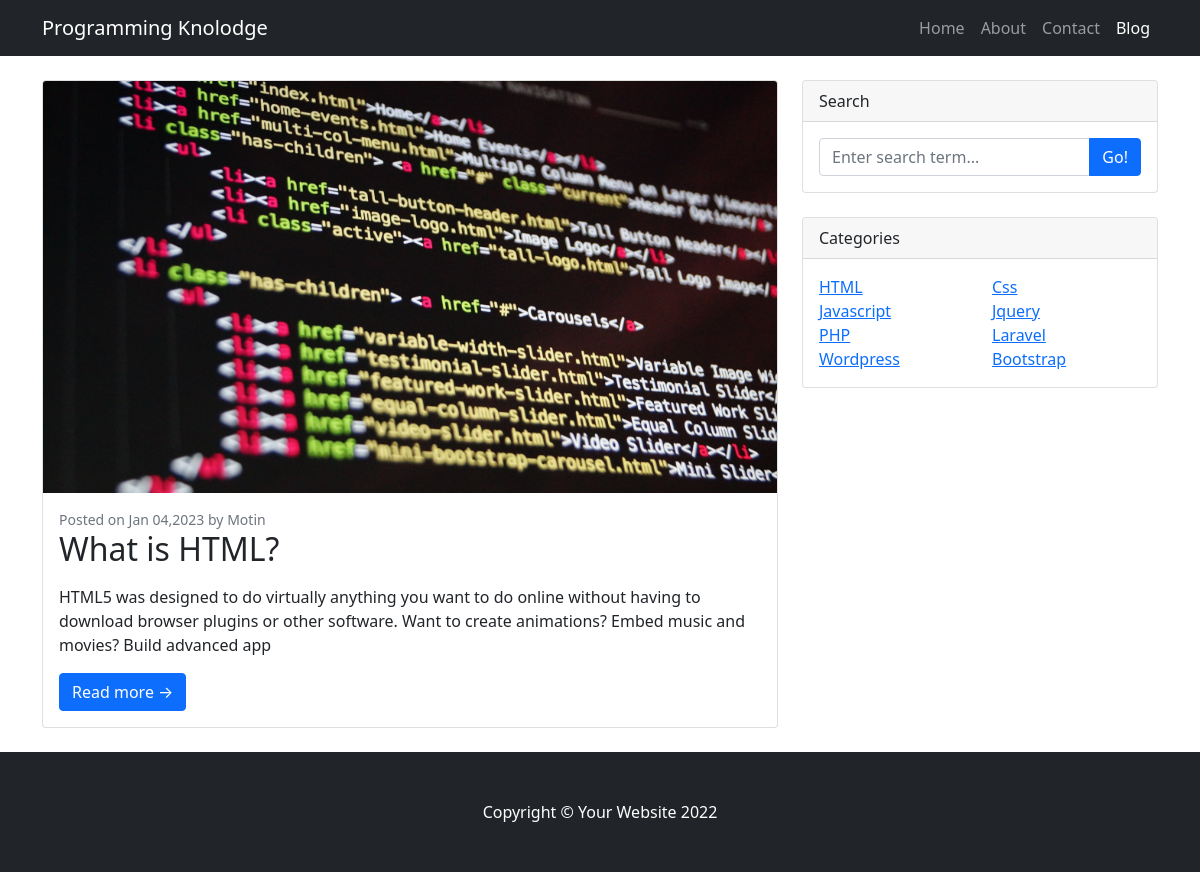
/category.php?category=html, run on the app's committed database.
### tables this page shows
CREATE TABLE `posts` (
  `id` int(5) NOT NULL,
  `cat_id` int(5) NOT NULL,
  `title` varchar(500) NOT NULL,
  `slug` varchar(500) NOT NULL,
  `content` longtext NOT NULL,
  `image` varchar(100) NOT NULL,
  `status` varchar(100) NOT NULL DEFAULT 'active',
  `user_id` int(5) NOT NULL,
  `created_at` timestamp NOT NULL DEFAULT current_timestamp(),
  `updated_at` timestamp NOT NULL DEFAULT current_timestamp() ON UPDATE current_timestamp()
);

CREATE TABLE `users` (
  `id` int(5) NOT NULL,
  `name` varchar(100) NOT NULL,
  `email` varchar(100) NOT NULL,
  `password` varchar(100) NOT NULL,
  `profile` varchar(100) NOT NULL,
  `status` varchar(100) NOT NULL DEFAULT 'active',
  `created_at` timestamp NOT NULL DEFAULT current_timestamp(),
  `updated_at` timestamp NOT NULL DEFAULT current_timestamp() ON UPDATE current_timestamp()
);

CREATE TABLE `categories` (
  `id` int(5) NOT NULL,
  `name` varchar(100) NOT NULL,
  `slug` varchar(100) NOT NULL,
  `status` varchar(100) NOT NULL DEFAULT 'active',
  `create_by` varchar(100) NOT NULL,
  `create_at` timestamp NOT NULL DEFAULT current_timestamp(),
  `update_at` timestamp NOT NULL DEFAULT current_timestamp() ON UPDATE current_timestamp()
);

### category.php (the view, shortened to what this page needs)
<?php
require_once "header.php";
if(isset($_GET["category"])){
    $slug = $_GET["category"];
    $category = mysqli_query($con, "SELECT * FROM `categories` WHERE `slug` = '$slug' ");
    $row = mysqli_fetch_assoc($category);
    $cat_id = $row["id"];
    $post = mysqli_query($con, "SELECT * FROM `posts` WHERE `cat_id` = '$cat_id' ");
}
?>
        <div class="container mt-4">
            <div class="row">
                <div class="col-lg-8">
                    <?php foreach($post as $row):
                    $user_id = $row["user_id"];
                    $user_info = mysqli_query($con, "SELECT * FROM `users` WHERE `id` = '$user_id' ");
                    $user_row = mysqli_fetch_assoc($user_info);
                    ?>
                    <div class="card mb-4">
                        <a href="#!"><img class="card-img-top" src="images/post/<?= $row['image']; ?>" alt="..." /></a>
                        <div class="card-body">
                            <div class="small text-muted">Posted on <?= date("M d,Y", strtotime($row["created_at"])); ?> by <?= $user_row["name"]; ?></div>
                            <h2 class="card-title"><?= $row["title"]; ?></h2>
                            <p class="card-text"><?= substr($row["content"], 0,200); ?></p>
                            <a class="btn btn-primary" href="post.php?page=<?= $row['slug']; ?>">Read more →</a>
                        </div>
                    </div>
                    <?php endforeach; ?>
                </div>
                <?php require_once "side-bar.php"; ?>
            </div>
        </div>
<?php require_once "footer.php"; ?>

### side-bar.php
<div class="col-lg-4">
    <div class="card mb-4">
        <div class="card-header">Search</div>
        <form action="search.php">
            <div class="card-body">
                <div class="input-group">
                    <input class="form-control" name="search" type="text" placeholder="Enter search term..." aria-label="Enter search term..." aria-describedby="button-search" />
                    <button class="btn btn-primary" id="button-search" type="submit">Go!</button>
                </div>
            </div>
        </form>
    </div>
    <div class="card mb-4">
        <div class="card-header">Categories</div>
        <div class="card-body">
            <div class="row">
            <?php
            $result = mysqli_query($con, "SELECT * FROM `categories` ");
            while($row = mysqli_fetch_assoc($result)){
                ?>
                <div class="col-sm-6">
                    <ul class="list-unstyled mb-0">
                        <li><a href="category.php?category=<?= $row['slug']; ?>"><?= $row["name"]; ?></a></li>
                    </ul>
                </div>
                <?php
            }
            ?>
            </div>
        </div>
    </div>
</div>

### data on the page
posts: image (picture), created_at "Jan 04,2023", user.name "Motin", title "What is HTML?", content "HTML5 was designed to do virtually anything you want to do online without having to download browser plugins or other software. Want to create animations? Embed music and movies? Build advanced app"
categories: name "HTML"
categories: name "Css"
categories: name "Javascript"
categories: name "Jquery"
categories: name "PHP"
categories: name "Laravel"
categories: name "Wordpress"
categories: name "Bootstrap"
